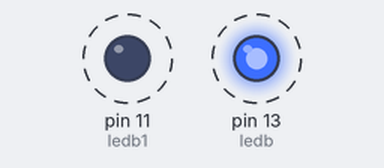
This sketch was run on a simulated Arduino Uno, built with avr-gcc and run on an emulated ATmega328P. Shown: output pins drawn as LEDs (lit = HIGH). Dashed ring = blinking.

Above: at 0.2 s.
Timing chart, 0 to 4.6 s (numbered marks = the images above):
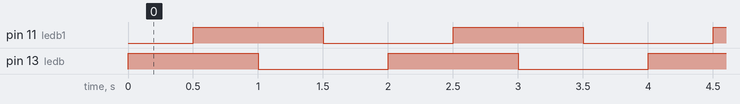

Measured:
- by itself, pin 11 (ledb1), pin 13 (ledb): alternates HIGH for 1.0 s and LOW for 1.0 s
- by itself, everything shown: repeats every 2.0 s, in 4 steps

The sketch:

led_blink.ino
```cpp
int ledb = 13;
int ledb1 = 11;
void setup() {
  pinMode( ledb , OUTPUT );
  pinMode( ledb1 , OUTPUT);
}
void loop() {
  digitalWrite( ledb , HIGH);
  delay(500);
  digitalWrite( ledb1 , HIGH);
  delay(500);
  digitalWrite( ledb , LOW );
  delay(500);
  digitalWrite( ledb1 , LOW);
  delay(500);
}
```
